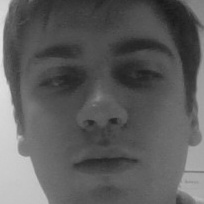
#> input picture faces/alexander/user_10_10.jpg, 204 x 204 px; its folder holds only this picture in this run
$ python trainer.py
#> lines starting #> are read from the running program, lines starting #| are printed output that depends on the picture
# trainer.py

import os
import cv2
from PIL import Image
import numpy as np
import json

USERS_FILE = "users.json"
TRAINED_FILE_LBPH = "trained_faces_lbph.yml"
TRAINED_FILE_FISHER = "trained_faces_fisher.yml"
FACES_DIR = os.path.abspath(r"faces")  # Use absolute path


def load_users():
    # Загружаем пользователей из файла users.json
    if not os.path.exists(USERS_FILE):
        return {}
    with open(USERS_FILE, "r", encoding="utf-8") as f:
#> (reads users.json from the repository)
        return json.load(f)


def save_users(users_dict):
    # Сохраняем пользователей в файл users.json
    with open(USERS_FILE, "w", encoding="utf-8") as f:
        json.dump(users_dict, f, ensure_ascii=False, indent=2)


def get_next_id(users_dict):
    # Получаем следующий доступный ID для нового пользователя
    if not users_dict:
        return 1
    existing_ids = list(map(int, users_dict.keys()))
    return max(existing_ids) + 1


def open_image(file_path):
    # Пытаемся открыть изображение с помощью OpenCV
#> called with file_path = 'faces/alexander/user_10_10.jpg'
    img_cv = cv2.imread(file_path, cv2.IMREAD_GRAYSCALE)
#> img_cv is the input picture: shape (204, 204); min 24, max 224, mean 93.2
    # Если OpenCV не смог открыть изображение, пробуем использовать Pillow
    if img_cv is None:
        try:
            img_pil = Image.open(file_path).convert('L')
            # Преобразуем изображение PIL в numpy массив
            img_np = np.array(img_pil)
            # Убеждаемся, что изображение в правильном формате для OpenCV
            img_cv = img_np.astype(np.uint8)
        except Exception as e:
            print(f"Ошибка при открытии изображения с помощью Pillow: {e}")
            return None
    return img_cv


def collect_faces_and_ids():
    # Собираем лица и ID для обучения модели
    users_dict = load_users()
    face_samples = []
    face_ids = []
    face_cascade = cv2.CascadeClassifier("haarcascade_frontalface_default.xml")

    for person_name in os.listdir(FACES_DIR):
        person_folder = os.path.join(FACES_DIR, person_name)
        if not os.path.isdir(person_folder):
            continue

        found_id = None
        for uid, uname in users_dict.items():
            if uname == person_name:
                found_id = int(uid)
                break
        if found_id is None:
            found_id = get_next_id(users_dict)
            users_dict[str(found_id)] = person_name

        for filename in os.listdir(person_folder):
            base_name, extension = os.path.splitext(filename)
            extension = extension.lower()
            if extension not in [".jpg", ".jpeg", ".png"]:
                continue

            image_path = os.path.join(person_folder, filename)
            try:
                img_gray = open_image(image_path)
                if img_gray is None:
                    print(f"Ошибка: не удалось прочитать изображение {image_path}")
                    continue

                # Предобработка изображения
                img_gray = cv2.GaussianBlur(img_gray, (5, 5), 0)
                img_gray = cv2.equalizeHist(img_gray)
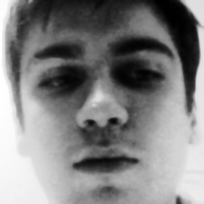
#> img_gray: shape (204, 204); min 0, max 255, mean 128.9

                faces = face_cascade.detectMultiScale(img_gray, scaleFactor=1.1, minNeighbors=4, minSize=(30, 30))
#> faces = [[11, 10, 183, 183]]
                if len(faces) == 0:
                    print(f"Предупреждение: на изображении {image_path} не найдено лиц")
                    continue

                for (x, y, w, h) in faces:
                    face_img = img_gray[y:y+h, x:x+w]
                    face_img = cv2.resize(face_img, (100, 100))
                    face_samples.append(face_img)
                    face_ids.append(found_id)
#> this loop made 1 pass
#> pass 1, in collect_faces_and_ids, `face_img = img_gray[y:y+h, x:x+w]`:
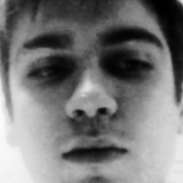
#> face_img: shape (183, 183); min 0, max 250, mean 119.4
#> after the loop, face_ids = [10]; face_samples = 1 item
            except Exception as e:
                print(f"Ошибка при обработке изображения {image_path}: {str(e)}")
#> pass 2 of the loop in collect_faces_and_ids, `for person_name in os.listdir(FACES_DIR):`:
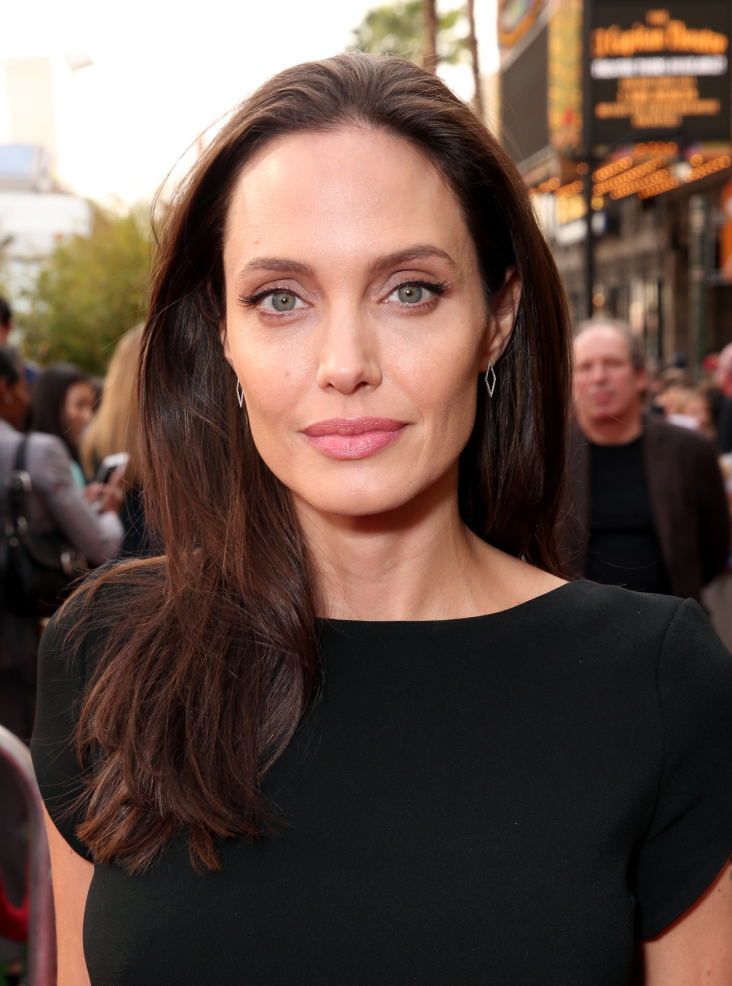
#> input picture faces/Анжелина Джоли/2196x2958_0xac120003_15634477391631702034.jpeg, 2196 x 2958 px (shown at 1/3 size)
#> img_cv: shape (2958, 2196)
#> in collect_faces_and_ids, `img_gray = cv2.equalizeHist(img_gray)`:
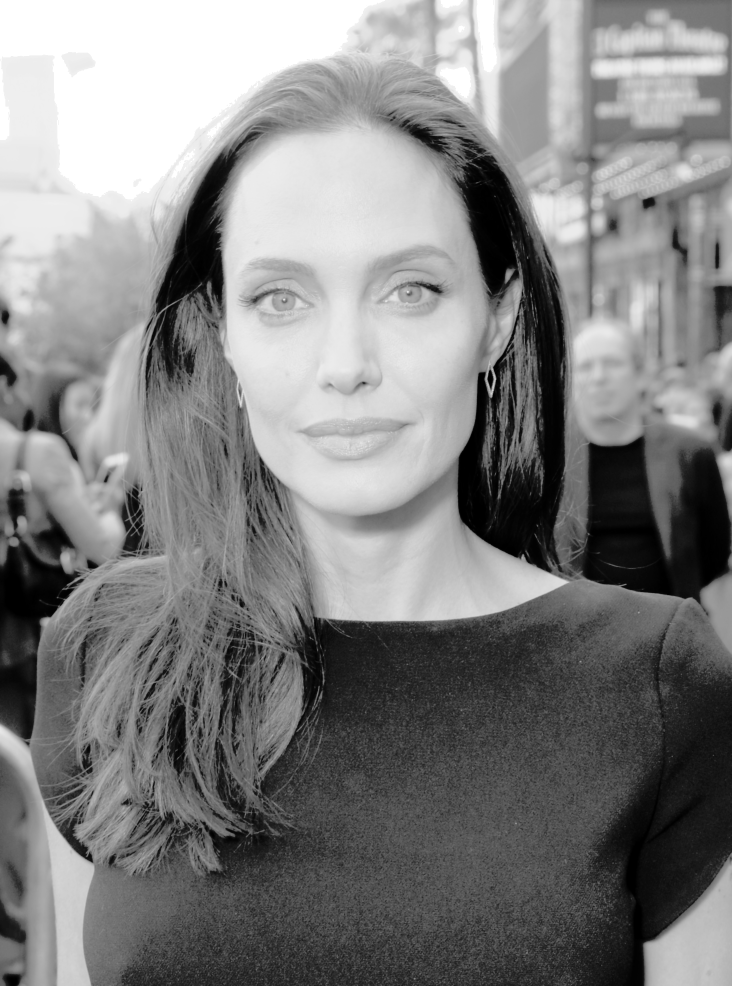
#> img_gray: shape (2958, 2196) (shown at 1/3 size); min 0, max 255, mean 128.5
#> faces = [[581, 2296, 92, 92], [1696, 1017, 206, 206], [543, 498, 1001, 1001]]
#> the loop in collect_faces_and_ids, `for (x, y, w, h) in faces:` made 3 passes
#> pass 2, in collect_faces_and_ids, `face_img = img_gray[y:y+h, x:x+w]`:
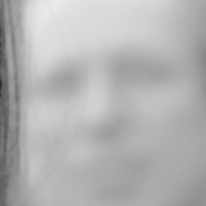
#> face_img: shape (206, 206); min 38, max 233, mean 178.6
#> after the loop in collect_faces_and_ids, `for (x, y, w, h) in faces:`: face_ids = [10, 2, 2, 2]; face_samples = 4 items

    save_users(users_dict)
    return face_samples, face_ids


def train_model(algorithm='LBPH'):
    # Создаем и обучаем выбарнную модель распознавания лиц
    if algorithm == 'LBPH':
        recognizer = cv2.face.LBPHFaceRecognizer_create(radius=1, neighbors=8, grid_x=8, grid_y=8, threshold=80)
        trained_file = TRAINED_FILE_LBPH
    elif algorithm == 'Fisher':
        recognizer = cv2.face.FisherFaceRecognizer_create(num_components=0)
        trained_file = TRAINED_FILE_FISHER
    else:
        print("Этот алгоритм не поддерживается! Ввидите 'LBPH' или 'Fisher'")
        return

    face_samples, face_ids = collect_faces_and_ids()
#> face_samples = 4 items; face_ids = [10, 2, 2, 2]
    if len(face_samples) == 0:
        print("Нет изображений для обучения! Добавьте хотя бы одну папку с фото и повторите.")
        return

    print(f"Найдено {len(face_samples)} изображений, начинаем обучение...")
#> (printed output is left out)
    if algorithm == 'LBPH':
        recognizer.train(face_samples, np.array(face_ids))
    else:
        unique_ids = np.unique(face_ids)
        if len(unique_ids) < 2:
            print("Не удалось обучить модель FisherFace. Требуется хотя бы два класса для распознования")
            return
        recognizer.train(face_samples, np.array(face_ids))
    recognizer.save(trained_file)
    print(f"Готово! Файл '{trained_file}' сохранён.")


def main():
    # Основная функция для запуска обучения модели
    algorithm = 'LBPH'  # Default algorithm
    if len(sys.argv) > 1:
        algorithm = sys.argv[1]
        if algorithm not in ['LBPH', 'Fisher']:
            print("Этот алгоритм не поддерживается! Ввидите 'LBPH' или 'Fisher'")
            return

    trained_file = TRAINED_FILE_LBPH if algorithm == 'LBPH' else TRAINED_FILE_FISHER
    if not os.path.exists(trained_file):
        print(f"Файл '{trained_file}' не найден. Создаём его впервые...")
        train_model(algorithm)
    else:
        print(f"Файл '{trained_file}' уже существует, но мы можем пересобрать модель.")
        ans = input("Пересоздать модель (да/нет)?").strip().lower()
        if ans in ["да", "yes", "y"]:
            train_model(algorithm)
        else:
            print("Операция отменена.")


if __name__ == "__main__":
    import sys
    main()
